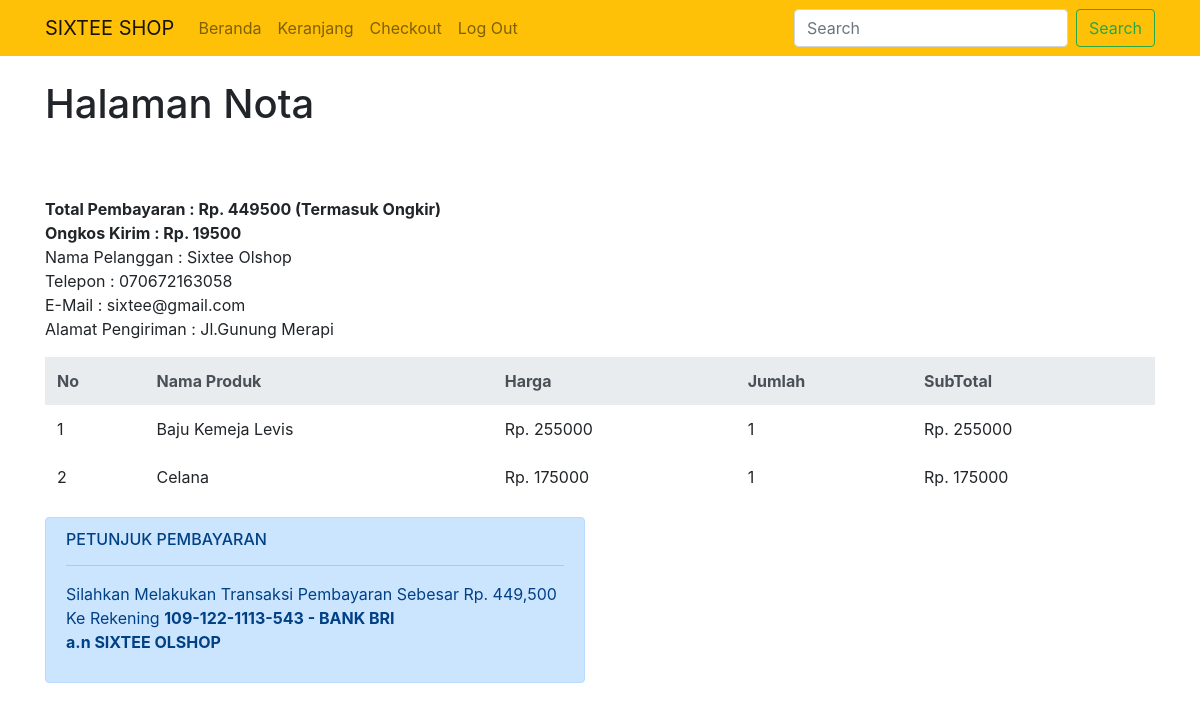
Page /nota.php?id=18 (signed in) on the committed database.
### tables this page shows
CREATE TABLE `tb_pembelian` (
  `id_pembelian` int(11) NOT NULL,
  `id_pelanggan` int(11) NOT NULL,
  `id_prov` int(11) NOT NULL,
  `tanggal_pembelian` date NOT NULL,
  `total_pembelian` int(11) NOT NULL,
  `tarif` int(11) NOT NULL,
  `alamat` varchar(50) NOT NULL,
  `status` varchar(30) NOT NULL
);

CREATE TABLE `tb_pelanggan` (
  `id_pelanggan` int(11) NOT NULL,
  `email` varchar(30) NOT NULL,
  `password` varchar(30) NOT NULL,
  `nama_pelanggan` varchar(50) NOT NULL,
  `telepon` varchar(30) NOT NULL
);

CREATE TABLE `tb_pembelian_produk` (
  `id_pembelian_produk` int(11) NOT NULL,
  `id_pembelian` int(11) NOT NULL,
  `id_produk` int(11) NOT NULL,
  `jumlah` int(11) NOT NULL
);

CREATE TABLE `tb_produk` (
  `id_produk` int(11) NOT NULL,
  `nama_produk` varchar(40) NOT NULL,
  `harga_produk` int(11) NOT NULL,
  `berat_produk` int(11) NOT NULL,
  `foto_produk` varchar(40) NOT NULL,
  `deskripsi_produk` text NOT NULL
);

### nota.php (the view, shortened to what this page needs)
<?php
	$koneksi = new mysqli("localhost", "root", "","db_toko");
?>
<!doctype html>
<html lang="en">
  <head>
    <link rel="stylesheet" href="https://stackpath.bootstrapcdn.com/bootstrap/4.2.1/css/bootstrap.min.css">
    <link rel="stylesheet" type="text/css" href="admin/css/global.css">
  </head>
  <body>
    <nav class="navbar navbar-expand-lg navbar-light bg-warning">
      <div class="container">
        <a class="navbar-brand" href="#">SIXTEE SHOP</a>
        <div class="collapse navbar-collapse" id="navbarSupportedContent">
          <ul class="navbar-nav mr-auto">
            <li >
              <a class="nav-link" href="index.php">Beranda</a>
            </li>
            <li class="nav-item">
              <a class="nav-link" href="keranjang.php">Keranjang <span class="sr-only">(current)</span></a>
            </li>
             <li>
              <a class="nav-link" href="checkout.php">Checkout</a>
             <?php if (isset($_SESSION["pelanggan"])) : ?>
	            </li>
	             <li >
	              <a class="nav-link" href="logout.php">Log Out</a>
	            </li>
	         <?php endif ?>
          </ul>
          <form class="form-inline my-2 my-lg-0">
            <input class="form-control mr-sm-2" type="search" placeholder="Search" aria-label="Search">
            <button class="btn btn-outline-success my-2 my-sm-0" type="submit">Search</button>
          </form>
        </div>
      </div>
  </nav>
  <br>
<div class="container">
	<h1>Halaman Nota</h1>
	<?php
	$ambil = $koneksi->query("SELECT * FROM tb_pembelian JOIN tb_pelanggan
							  ON tb_pembelian.id_pelanggan = tb_pelanggan.id_pelanggan
							  WHERE tb_pembelian.id_pembelian = '$_GET[id]'");
	$detail = $ambil->fetch_assoc();
 ?>
 <pre>
 </pre>
<strong>
	<br>
	<?php echo"Total Pembayaran : Rp. " .$detail['total_pembelian'] ." (Termasuk Ongkir)"; ?>
	<br>
	<?php echo "Ongkos Kirim : Rp. " .$detail['tarif']; ?>
</strong>
 <p>
 	<?php echo " Nama Pelanggan : ".$detail['nama_pelanggan']; ?>
 	<br>
 	<?php echo "Telepon : " .$detail['telepon']; ?>
 	<br>
 	<?php echo "E-Mail : " .$detail['email'] ?>
 	<br>
	<?php echo "Alamat Pengiriman : " .$detail['alamat']; ?>
 </p>
  <div class="row m-t-30">
      <div class="col-md-12">
		<div class="table-responsive m-b-40">
		<table class="table table-borderless table-data3">
			<thead class="thead-light">
				<tr>
					<th>No</th>
					<th>Nama Produk</th>
					<th>Harga</th>
					<th>Jumlah</th>
					<th>SubTotal</th>
				</tr>
			</thead>
			<tbody>
			<?php $no = 1; ?>
			<?php $ambil = $koneksi->query("SELECT * FROM tb_pembelian_produk JOIN tb_produk ON
											tb_pembelian_produk.id_produk = tb_produk.id_produk
											WHERE tb_pembelian_produk.id_pembelian = '$_GET[id]'"); ?>
			<?php while($pecah = $ambil->fetch_assoc()) { ?>
				<tr>
					<td><?php echo $no; ?></td>
					<td><?php echo $pecah['nama_produk']; ?></td>
					<td><?php echo "Rp. " .$pecah['harga_produk'];  ?></td>
					<td><?php echo $pecah['jumlah']; ?></td>
					<td><?php echo "Rp. ".$pecah['harga_produk']*$pecah['jumlah']; ?></td>
				</tr>
			<?php $no++; ?>
			<?php } ?>
			</tbody>
		</table>
		</div>
	</div>
</div>
</div>
<div class="container">
	<div class="row">
		<div class="col-md-6">
			<div class="alert alert-primary" role="alert">
					<h6 class="alert-heading">PETUNJUK PEMBAYARAN</h6>
					<hr>
					<p>
					Silahkan Melakukan Transaksi Pembayaran Sebesar Rp. <?php echo number_format($detail['total_pembelian']); ?>
					<br>
					Ke Rekening <strong>109-122-1113-543 - BANK BRI </strong>
					<br>
					<strong>a.n SIXTEE OLSHOP</strong>
				</p>
			</div>
		</div>
	</div>
</div>
  </body>
</html>

### rows in the picture
tb_pembelian: total_pembelian "449500", tarif "19500", id_pelanggan.nama_pelanggan "Sixtee Olshop", id_pelanggan.telepon "070672163058", id_pelanggan.email "sixtee@gmail.com", alamat "Jl.Gunung Merapi", total_pembelian "449,500"
tb_pembelian_produk: id_produk.nama_produk "Baju Kemeja Levis", id_produk.harga_produk "255000", jumlah "1", $pecah['harga_produk']*$pecah['jumlah'] "255000"
tb_pembelian_produk: id_produk.nama_produk "Celana", id_produk.harga_produk "175000", jumlah "1", $pecah['harga_produk']*$pecah['jumlah'] "175000"
